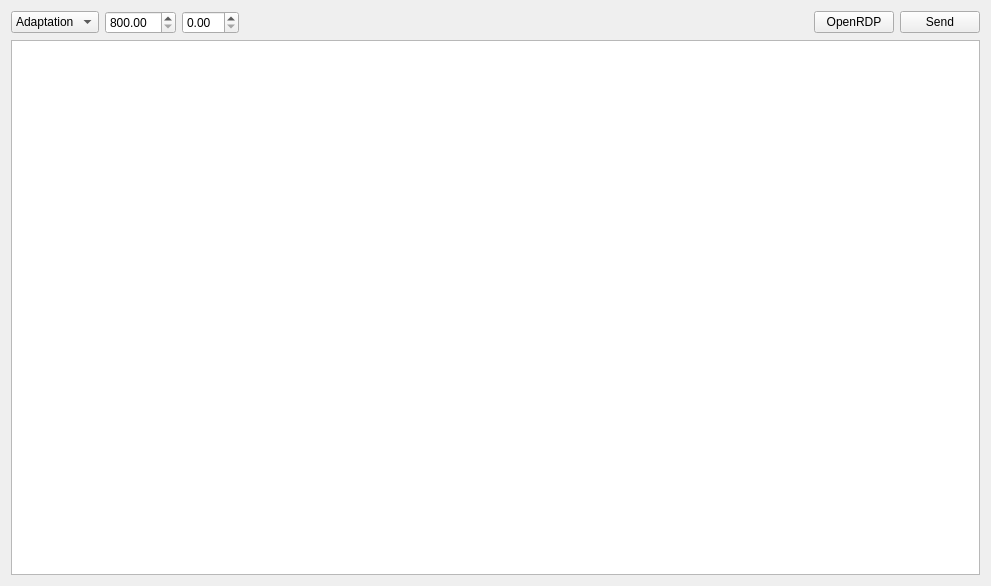
<?xml version="1.0" encoding="UTF-8"?>
<ui version="4.0">
 <class>AtlantTabWidget</class>
 <widget class="QWidget" name="AtlantTabWidget">
  <property name="geometry">
   <rect>
    <x>0</x>
    <y>0</y>
    <width>991</width>
    <height>586</height>
   </rect>
  </property>
  <property name="windowTitle">
   <string>Form</string>
  </property>
  <layout class="QVBoxLayout" name="verticalLayout">
   <item>
    <layout class="QHBoxLayout" name="horizontalLayout">
     <item>
      <widget class="QComboBox" name="modeCB">
       <item>
        <property name="text">
         <string>Adaptation</string>
        </property>
       </item>
       <item>
        <property name="text">
         <string>Watch</string>
        </property>
       </item>
       <item>
        <property name="text">
         <string>Check</string>
        </property>
       </item>
       <item>
        <property name="text">
         <string>Work</string>
        </property>
       </item>
      </widget>
     </item>
     <item>
      <widget class="QDoubleSpinBox" name="freqSB">
       <property name="minimum">
        <double>800.000000000000000</double>
       </property>
       <property name="maximum">
        <double>3000.000000000000000</double>
       </property>
      </widget>
     </item>
     <item>
      <widget class="QDoubleSpinBox" name="widthSB">
       <property name="maximum">
        <double>20.000000000000000</double>
       </property>
      </widget>
     </item>
     <item>
      <spacer name="horizontalSpacer">
       <property name="orientation">
        <enum>Qt::Horizontal</enum>
       </property>
       <property name="sizeHint" stdset="0">
        <size>
         <width>40</width>
         <height>20</height>
        </size>
       </property>
      </spacer>
     </item>
     <item>
      <widget class="QPushButton" name="pbOpenRDP">
       <property name="text">
        <string>OpenRDP</string>
       </property>
      </widget>
     </item>
     <item>
      <widget class="QPushButton" name="sendPB">
       <property name="text">
        <string>Send</string>
       </property>
      </widget>
     </item>
    </layout>
   </item>
   <item>
    <widget class="QTextEdit" name="logsTE">
     <property name="readOnly">
      <bool>true</bool>
     </property>
    </widget>
   </item>
  </layout>
 </widget>
 <resources/>
 <connections/>
</ui>
